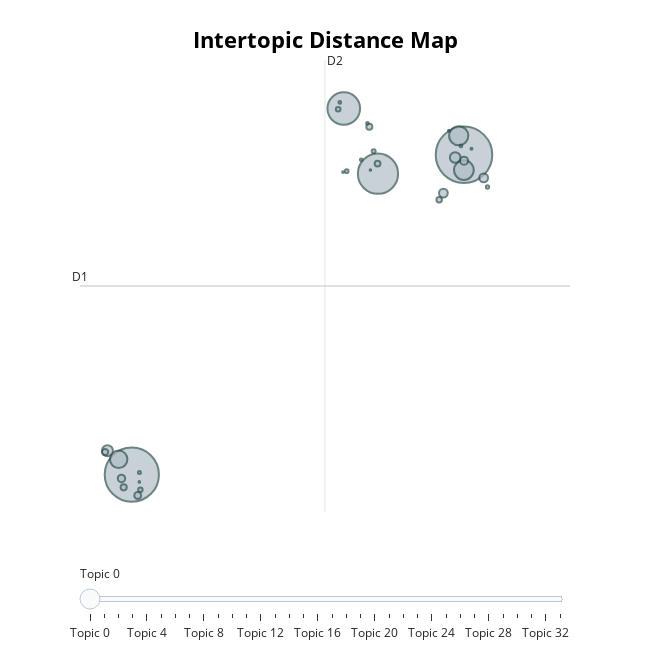

The cell this chart's notebook holds for it:
### Code cell
topic_model.visualize_topics()

### Figure 1 — Plotly figure (JSON) as saved in the notebook; plotly's stock layout.template omitted (floating-point values rounded to 4 significant figures)
{"data": [{"customdata": [[0, "adversarial | cnn | convolutional | 3d | segmentation", 15711], [1, "dialogue | corpus | semantic | language | languages", 14420], [2, "classification | bayesian | clustering | sparse | prediction", 7951], [3, "optimization | reinforcement | algorithms | planning | bandit", 5218], [4, "face | facial | recognition | faces | handwritten", 1915], [5, "neuromorphic | neurons | neural | neuron | forgetting", 1804], [6, "sentiment | emotion | tweets | twitter | emotions", 1490], [7, "bias | fairness | biases | gender | bias biases", 589], [8, "blur | deblurring | illumination | reflectance | lighting", 562], [9, "sketch | sketches | creativity | artistic | drawing", 382], [10, "segmentation | tomography | imaging | convolutional | cnn", 378], [11, "hashing | hash | gpu | gpus | retrieval", 325], [12, "speech | phonetic | music | audio | lip", 273], [13, "clinical | medical | covid | healthcare | pandemic", 233], [14, "ethical | ai | moral | trust | trustworthy", 194], [15, "conceptual | concepts | concept | cognitive | concepts concept", 185], [16, "privacy | private | federated | personalized | datasets", 174], [17, "fuzzy | sets | criteria | interval | uncertainty", 163], [18, "cardiac | ecg | coronary | segmentation | mri", 149], [19, "auction | advertising | voting | advertisers | advertisements", 106], [20, "hallucination | language | text | decoding | summarization", 97], [21, "sar | hawkes | aperture | speckle | events", 76], [22, "imputation | missingness | data | datasets | incomplete", 64], [23, "food | obesity | procedural | compositional | dataset", 55], [24, "process | processes | processes process | logs | climate", 45], [25, "innate | ais | intrusion | algorithm | artificial", 37], [26, "detection | algorithm | shape | downsampling | curvature", 36], [27, "copula | multivariate | dependence | kendall | correlation", 36], [28, "attacks | security | malicious | vulnerabilities | safety", 34], [29, "numbers | number | digit | numerical | digits", 18], [30, "svm classifier | imagery | svm | descriptor | contamination", 18], [31, "author | overlap | incomplete | copyright | content", 14], [32, "table | tables | tabular | tables table | spreadsheets", 14], [33, "phenotype | segmentation | overlapping | predict | overlap", 13]], "hovertemplate": "<b>Topic %{customdata[0]}</b><br>%{customdata[1]}<br>Size: %{customdata[2]}", "legendgroup": "", "marker": {"color": "#B0BEC5", "line": {"color": "DarkSlateGrey", "width": 2}, "size": [15711, 14420, 7951, 5218, 1915, 1804, 1490, 589, 562, 382, 378, 325, 273, 233, 194, 185, 174, 163, 149, 106, 97, 76, 64, 55, 45, 37, 36, 36, 34, 18, 18, 14, 14, 13], "sizemode": "area", "sizeref": 9.819, "symbol": "circle"}, "mode": "markers", "name": "", "orientation": "v", "showlegend": false, "type": "scatter", "x": [18.72, 6.909, 15.66, 14.45, 18.72, 18.54, 6.443, 6.043, 18.41, 19.42, 17.99, 18.73, 6.541, 7.119, 5.96, 6.62, 15.36, 15.65, 17.84, 14.25, 7.215, 15.51, 14.55, 19.56, 7.181, 14.31, 18.62, 15.07, 15.29, 18.19, 18.99, 14.42, 7.177, 15.39], "xaxis": "x", "y": [7.605, -2.942, 6.981, 9.133, 7.101, 8.233, -2.437, -2.152, 7.517, 6.847, 6.343, 7.411, -3.067, -3.63, -2.199, -3.36, 8.528, 7.316, 6.124, 9.109, -3.441, 7.722, 7.066, 6.543, -2.871, 9.332, 7.899, 7.441, 8.644, 8.398, 7.803, 7.036, -3.183, 7.101], "yaxis": "y"}], "layout": {"annotations": [{"showarrow": false, "text": "D1", "x": 5.066, "y": 3.279, "yshift": 10}, {"showarrow": false, "text": "D2", "x": 13.78, "xshift": 10, "y": 10.73}], "height": 650, "hoverlabel": {"bgcolor": "white", "font": {"family": "Rockwell", "size": 16}}, "legend": {"itemsizing": "constant", "tracegroupgap": 0}, "margin": {"t": 60}, "shapes": [{"line": {"color": "#CFD8DC", "width": 2}, "type": "line", "x0": 13.78, "x1": 13.78, "y0": -4.174, "y1": 10.73}, {"line": {"color": "#9E9E9E", "width": 2}, "type": "line", "x0": 5.066, "x1": 22.49, "y0": 3.279, "y1": 3.279}], "sliders": [{"active": 0, "pad": {"t": 50}, "steps": [{"args": [{"marker.color": [["red", "#B0BEC5", "#B0BEC5", "#B0BEC5", "#B0BEC5", "#B0BEC5", "#B0BEC5", "#B0BEC5", "#B0BEC5", "#B0BEC5", "#B0BEC5", "#B0BEC5", "#B0BEC5", "#B0BEC5", "#B0BEC5", "#B0BEC5", "#B0BEC5", "#B0BEC5", "#B0BEC5", "#B0BEC5", "#B0BEC5", "#B0BEC5", "#B0BEC5", "#B0BEC5", "#B0BEC5", "#B0BEC5", "#B0BEC5", "#B0BEC5", "#B0BEC5", "#B0BEC5", "#B0BEC5", "#B0BEC5", "#B0BEC5", "#B0BEC5"]]}], "label": "Topic 0", "method": "update"}, {"args": [{"marker.color": [["#B0BEC5", "red", "#B0BEC5", "#B0BEC5", "#B0BEC5", "#B0BEC5", "#B0BEC5", "#B0BEC5", "#B0BEC5", "#B0BEC5", "#B0BEC5", "#B0BEC5", "#B0BEC5", "#B0BEC5", "#B0BEC5", "#B0BEC5", "#B0BEC5", "#B0BEC5", "#B0BEC5", "#B0BEC5", "#B0BEC5", "#B0BEC5", "#B0BEC5", "#B0BEC5", "#B0BEC5", "#B0BEC5", "#B0BEC5", "#B0BEC5", "#B0BEC5", "#B0BEC5", "#B0BEC5", "#B0BEC5", "#B0BEC5", "#B0BEC5"]]}], "label": "Topic 1", "method": "update"}, {"args": [{"marker.color": [["#B0BEC5", "#B0BEC5", "red", "#B0BEC5", "#B0BEC5", "#B0BEC5", "#B0BEC5", "#B0BEC5", "#B0BEC5", "#B0BEC5", "#B0BEC5", "#B0BEC5", "#B0BEC5", "#B0BEC5", "#B0BEC5", "#B0BEC5", "#B0BEC5", "#B0BEC5", "#B0BEC5", "#B0BEC5", "#B0BEC5", "#B0BEC5", "#B0BEC5", "#B0BEC5", "#B0BEC5", "#B0BEC5", "#B0BEC5", "#B0BEC5", "#B0BEC5", "#B0BEC5", "#B0BEC5", "#B0BEC5", "#B0BEC5", "#B0BEC5"]]}], "label": "Topic 2", "method": "update"}, {"args": [{"marker.color": [["#B0BEC5", "#B0BEC5", "#B0BEC5", "red", "#B0BEC5", "#B0BEC5", "#B0BEC5", "#B0BEC5", "#B0BEC5", "#B0BEC5", "#B0BEC5", "#B0BEC5", "#B0BEC5", "#B0BEC5", "#B0BEC5", "#B0BEC5", "#B0BEC5", "#B0BEC5", "#B0BEC5", "#B0BEC5", "#B0BEC5", "#B0BEC5", "#B0BEC5", "#B0BEC5", "#B0BEC5", "#B0BEC5", "#B0BEC5", "#B0BEC5", "#B0BEC5", "#B0BEC5", "#B0BEC5", "#B0BEC5", "#B0BEC5", "#B0BEC5"]]}], "label": "Topic 3", "method": "update"}, {"args": [{"marker.color": [["#B0BEC5", "#B0BEC5", "#B0BEC5", "#B0BEC5", "red", "#B0BEC5", "#B0BEC5", "#B0BEC5", "#B0BEC5", "#B0BEC5", "#B0BEC5", "#B0BEC5", "#B0BEC5", "#B0BEC5", "#B0BEC5", "#B0BEC5", "#B0BEC5", "#B0BEC5", "#B0BEC5", "#B0BEC5", "#B0BEC5", "#B0BEC5", "#B0BEC5", "#B0BEC5", "#B0BEC5", "#B0BEC5", "#B0BEC5", "#B0BEC5", "#B0BEC5", "#B0BEC5", "#B0BEC5", "#B0BEC5", "#B0BEC5", "#B0BEC5"]]}], "label": "Topic 4", "method": "update"}, {"args": [{"marker.color": [["#B0BEC5", "#B0BEC5", "#B0BEC5", "#B0BEC5", "#B0BEC5", "red", "#B0BEC5", "#B0BEC5", "#B0BEC5", "#B0BEC5", "#B0BEC5", "#B0BEC5", "#B0BEC5", "#B0BEC5", "#B0BEC5", "#B0BEC5", "#B0BEC5", "#B0BEC5", "#B0BEC5", "#B0BEC5", "#B0BEC5", "#B0BEC5", "#B0BEC5", "#B0BEC5", "#B0BEC5", "#B0BEC5", "#B0BEC5", "#B0BEC5", "#B0BEC5", "#B0BEC5", "#B0BEC5", "#B0BEC5", "#B0BEC5", "#B0BEC5"]]}], "label": "Topic 5", "method": "update"}, {"args": [{"marker.color": [["#B0BEC5", "#B0BEC5", "#B0BEC5", "#B0BEC5", "#B0BEC5", "#B0BEC5", "red", "#B0BEC5", "#B0BEC5", "#B0BEC5", "#B0BEC5", "#B0BEC5", "#B0BEC5", "#B0BEC5", "#B0BEC5", "#B0BEC5", "#B0BEC5", "#B0BEC5", "#B0BEC5", "#B0BEC5", "#B0BEC5", "#B0BEC5", "#B0BEC5", "#B0BEC5", "#B0BEC5", "#B0BEC5", "#B0BEC5", "#B0BEC5", "#B0BEC5", "#B0BEC5", "#B0BEC5", "#B0BEC5", "#B0BEC5", "#B0BEC5"]]}], "label": "Topic 6", "method": "update"}, {"args": [{"marker.color": [["#B0BEC5", "#B0BEC5", "#B0BEC5", "#B0BEC5", "#B0BEC5", "#B0BEC5", "#B0BEC5", "red", "#B0BEC5", "#B0BEC5", "#B0BEC5", "#B0BEC5", "#B0BEC5", "#B0BEC5", "#B0BEC5", "#B0BEC5", "#B0BEC5", "#B0BEC5", "#B0BEC5", "#B0BEC5", "#B0BEC5", "#B0BEC5", "#B0BEC5", "#B0BEC5", "#B0BEC5", "#B0BEC5", "#B0BEC5", "#B0BEC5", "#B0BEC5", "#B0BEC5", "#B0BEC5", "#B0BEC5", "#B0BEC5", "#B0BEC5"]]}], "label": "Topic 7", "method": "update"}, {"args": [{"marker.color": [["#B0BEC5", "#B0BEC5", "#B0BEC5", "#B0BEC5", "#B0BEC5", "#B0BEC5", "#B0BEC5", "#B0BEC5", "red", "#B0BEC5", "#B0BEC5", "#B0BEC5", "#B0BEC5", "#B0BEC5", "#B0BEC5", "#B0BEC5", "#B0BEC5", "#B0BEC5", "#B0BEC5", "#B0BEC5", "#B0BEC5", "#B0BEC5", "#B0BEC5", "#B0BEC5", "#B0BEC5", "#B0BEC5", "#B0BEC5", "#B0BEC5", "#B0BEC5", "#B0BEC5", "#B0BEC5", "#B0BEC5", "#B0BEC5", "#B0BEC5"]]}], "label": "Topic 8", "method": "update"}, {"args": [{"marker.color": [["#B0BEC5", "#B0BEC5", "#B0BEC5", "#B0BEC5", "#B0BEC5", "#B0BEC5", "#B0BEC5", "#B0BEC5", "#B0BEC5", "red", "#B0BEC5", "#B0BEC5", "#B0BEC5", "#B0BEC5", "#B0BEC5", "#B0BEC5", "#B0BEC5", "#B0BEC5", "#B0BEC5", "#B0BEC5", "#B0BEC5", "#B0BEC5", "#B0BEC5", "#B0BEC5", "#B0BEC5", "#B0BEC5", "#B0BEC5", "#B0BEC5", "#B0BEC5", "#B0BEC5", "#B0BEC5", "#B0BEC5", "#B0BEC5", "#B0BEC5"]]}], "label": "Topic 9", "method": "update"}, {"args": [{"marker.color": [["#B0BEC5", "#B0BEC5", "#B0BEC5", "#B0BEC5", "#B0BEC5", "#B0BEC5", "#B0BEC5", "#B0BEC5", "#B0BEC5", "#B0BEC5", "red", "#B0BEC5", "#B0BEC5", "#B0BEC5", "#B0BEC5", "#B0BEC5", "#B0BEC5", "#B0BEC5", "#B0BEC5", "#B0BEC5", "#B0BEC5", "#B0BEC5", "#B0BEC5", "#B0BEC5", "#B0BEC5", "#B0BEC5", "#B0BEC5", "#B0BEC5", "#B0BEC5", "#B0BEC5", "#B0BEC5", "#B0BEC5", "#B0BEC5", "#B0BEC5"]]}], "label": "Topic 10", "method": "update"}, {"args": [{"marker.color": [["#B0BEC5", "#B0BEC5", "#B0BEC5", "#B0BEC5", "#B0BEC5", "#B0BEC5", "#B0BEC5", "#B0BEC5", "#B0BEC5", "#B0BEC5", "#B0BEC5", "red", "#B0BEC5", "#B0BEC5", "#B0BEC5", "#B0BEC5", "#B0BEC5", "#B0BEC5", "#B0BEC5", "#B0BEC5", "#B0BEC5", "#B0BEC5", "#B0BEC5", "#B0BEC5", "#B0BEC5", "#B0BEC5", "#B0BEC5", "#B0BEC5", "#B0BEC5", "#B0BEC5", "#B0BEC5", "#B0BEC5", "#B0BEC5", "#B0BEC5"]]}], "label": "Topic 11", "method": "update"}, {"args": [{"marker.color": [["#B0BEC5", "#B0BEC5", "#B0BEC5", "#B0BEC5", "#B0BEC5", "#B0BEC5", "#B0BEC5", "#B0BEC5", "#B0BEC5", "#B0BEC5", "#B0BEC5", "#B0BEC5", "red", "#B0BEC5", "#B0BEC5", "#B0BEC5", "#B0BEC5", "#B0BEC5", "#B0BEC5", "#B0BEC5", "#B0BEC5", "#B0BEC5", "#B0BEC5", "#B0BEC5", "#B0BEC5", "#B0BEC5", "#B0BEC5", "#B0BEC5", "#B0BEC5", "#B0BEC5", "#B0BEC5", "#B0BEC5", "#B0BEC5", "#B0BEC5"]]}], "label": "Topic 12", "method": "update"}, {"args": [{"marker.color": [["#B0BEC5", "#B0BEC5", "#B0BEC5", "#B0BEC5", "#B0BEC5", "#B0BEC5", "#B0BEC5", "#B0BEC5", "#B0BEC5", "#B0BEC5", "#B0BEC5", "#B0BEC5", "#B0BEC5", "red", "#B0BEC5", "#B0BEC5", "#B0BEC5", "#B0BEC5", "#B0BEC5", "#B0BEC5", "#B0BEC5", "#B0BEC5", "#B0BEC5", "#B0BEC5", "#B0BEC5", "#B0BEC5", "#B0BEC5", "#B0BEC5", "#B0BEC5", "#B0BEC5", "#B0BEC5", "#B0BEC5", "#B0BEC5", "#B0BEC5"]]}], "label": "Topic 13", "method": "update"}, {"args": [{"marker.color": [["#B0BEC5", "#B0BEC5", "#B0BEC5", "#B0BEC5", "#B0BEC5", "#B0BEC5", "#B0BEC5", "#B0BEC5", "#B0BEC5", "#B0BEC5", "#B0BEC5", "#B0BEC5", "#B0BEC5", "#B0BEC5", "red", "#B0BEC5", "#B0BEC5", "#B0BEC5", "#B0BEC5", "#B0BEC5", "#B0BEC5", "#B0BEC5", "#B0BEC5", "#B0BEC5", "#B0BEC5", "#B0BEC5", "#B0BEC5", "#B0BEC5", "#B0BEC5", "#B0BEC5", "#B0BEC5", "#B0BEC5", "#B0BEC5", "#B0BEC5"]]}], "label": "Topic 14", "method": "update"}, {"args": [{"marker.color": [["#B0BEC5", "#B0BEC5", "#B0BEC5", "#B0BEC5", "#B0BEC5", "#B0BEC5", "#B0BEC5", "#B0BEC5", "#B0BEC5", "#B0BEC5", "#B0BEC5", "#B0BEC5", "#B0BEC5", "#B0BEC5", "#B0BEC5", "red", "#B0BEC5", "#B0BEC5", "#B0BEC5", "#B0BEC5", "#B0BEC5", "#B0BEC5", "#B0BEC5", "#B0BEC5", "#B0BEC5", "#B0BEC5", "#B0BEC5", "#B0BEC5", "#B0BEC5", "#B0BEC5", "#B0BEC5", "#B0BEC5", "#B0BEC5", "#B0BEC5"]]}], "label": "Topic 15", "method": "update"}, {"args": [{"marker.color": [["#B0BEC5", "#B0BEC5", "#B0BEC5", "#B0BEC5", "#B0BEC5", "#B0BEC5", "#B0BEC5", "#B0BEC5", "#B0BEC5", "#B0BEC5", "#B0BEC5", "#B0BEC5", "#B0BEC5", "#B0BEC5", "#B0BEC5", "#B0BEC5", "red", "#B0BEC5", "#B0BEC5", "#B0BEC5", "#B0BEC5", "#B0BEC5", "#B0BEC5", "#B0BEC5", "#B0BEC5", "#B0BEC5", "#B0BEC5", "#B0BEC5", "#B0BEC5", "#B0BEC5", "#B0BEC5", "#B0BEC5", "#B0BEC5", "#B0BEC5"]]}], "label": "Topic 16", "method": "update"}, {"args": [{"marker.color": [["#B0BEC5", "#B0BEC5", "#B0BEC5", "#B0BEC5", "#B0BEC5", "#B0BEC5", "#B0BEC5", "#B0BEC5", "#B0BEC5", "#B0BEC5", "#B0BEC5", "#B0BEC5", "#B0BEC5", "#B0BEC5", "#B0BEC5", "#B0BEC5", "#B0BEC5", "red", "#B0BEC5", "#B0BEC5", "#B0BEC5", "#B0BEC5", "#B0BEC5", "#B0BEC5", "#B0BEC5", "#B0BEC5", "#B0BEC5", "#B0BEC5", "#B0BEC5", "#B0BEC5", "#B0BEC5", "#B0BEC5", "#B0BEC5", "#B0BEC5"]]}], "label": "Topic 17", "method": "update"}, {"args": [{"marker.color": [["#B0BEC5", "#B0BEC5", "#B0BEC5", "#B0BEC5", "#B0BEC5", "#B0BEC5", "#B0BEC5", "#B0BEC5", "#B0BEC5", "#B0BEC5", "#B0BEC5", "#B0BEC5", "#B0BEC5", "#B0BEC5", "#B0BEC5", "#B0BEC5", "#B0BEC5", "#B0BEC5", "red", "#B0BEC5", "#B0BEC5", "#B0BEC5", "#B0BEC5", "#B0BEC5", "#B0BEC5", "#B0BEC5", "#B0BEC5", "#B0BEC5", "#B0BEC5", "#B0BEC5", "#B0BEC5", "#B0BEC5", "#B0BEC5", "#B0BEC5"]]}], "label": "Topic 18", "method": "update"}, {"args": [{"marker.color": [["#B0BEC5", "#B0BEC5", "#B0BEC5", "#B0BEC5", "#B0BEC5", "#B0BEC5", "#B0BEC5", "#B0BEC5", "#B0BEC5", "#B0BEC5", "#B0BEC5", "#B0BEC5", "#B0BEC5", "#B0BEC5", "#B0BEC5", "#B0BEC5", "#B0BEC5", "#B0BEC5", "#B0BEC5", "red", "#B0BEC5", "#B0BEC5", "#B0BEC5", "#B0BEC5", "#B0BEC5", "#B0BEC5", "#B0BEC5", "#B0BEC5", "#B0BEC5", "#B0BEC5", "#B0BEC5", "#B0BEC5", "#B0BEC5", "#B0BEC5"]]}], "label": "Topic 19", "method": "update"}, {"args": [{"marker.color": [["#B0BEC5", "#B0BEC5", "#B0BEC5", "#B0BEC5", "#B0BEC5", "#B0BEC5", "#B0BEC5", "#B0BEC5", "#B0BEC5", "#B0BEC5", "#B0BEC5", "#B0BEC5", "#B0BEC5", "#B0BEC5", "#B0BEC5", "#B0BEC5", "#B0BEC5", "#B0BEC5", "#B0BEC5", "#B0BEC5", "red", "#B0BEC5", "#B0BEC5", "#B0BEC5", "#B0BEC5", "#B0BEC5", "#B0BEC5", "#B0BEC5", "#B0BEC5", "#B0BEC5", "#B0BEC5", "#B0BEC5", "#B0BEC5", "#B0BEC5"]]}], "label": "Topic 20", "method": "update"}, {"args": [{"marker.color": [["#B0BEC5", "#B0BEC5", "#B0BEC5", "#B0BEC5", "#B0BEC5", "#B0BEC5", "#B0BEC5", "#B0BEC5", "#B0BEC5", "#B0BEC5", "#B0BEC5", "#B0BEC5", "#B0BEC5", "#B0BEC5", "#B0BEC5", "#B0BEC5", "#B0BEC5", "#B0BEC5", "#B0BEC5", "#B0BEC5", "#B0BEC5", "red", "#B0BEC5", "#B0BEC5", "#B0BEC5", "#B0BEC5", "#B0BEC5", "#B0BEC5", "#B0BEC5", "#B0BEC5", "#B0BEC5", "#B0BEC5", "#B0BEC5", "#B0BEC5"]]}], "label": "Topic 21", "method": "update"}, {"args": [{"marker.color": [["#B0BEC5", "#B0BEC5", "#B0BEC5", "#B0BEC5", "#B0BEC5", "#B0BEC5", "#B0BEC5", "#B0BEC5", "#B0BEC5", "#B0BEC5", "#B0BEC5", "#B0BEC5", "#B0BEC5", "#B0BEC5", "#B0BEC5", "#B0BEC5", "#B0BEC5", "#B0BEC5", "#B0BEC5", "#B0BEC5", "#B0BEC5", "#B0BEC5", "red", "#B0BEC5", "#B0BEC5", "#B0BEC5", "#B0BEC5", "#B0BEC5", "#B0BEC5", "#B0BEC5", "#B0BEC5", "#B0BEC5", "#B0BEC5", "#B0BEC5"]]}], "label": "Topic 22", "method": "update"}, {"args": [{"marker.color": [["#B0BEC5", "#B0BEC5", "#B0BEC5", "#B0BEC5", "#B0BEC5", "#B0BEC5", "#B0BEC5", "#B0BEC5", "#B0BEC5", "#B0BEC5", "#B0BEC5", "#B0BEC5", "#B0BEC5", "#B0BEC5", "#B0BEC5", "#B0BEC5", "#B0BEC5", "#B0BEC5", "#B0BEC5", "#B0BEC5", "#B0BEC5", "#B0BEC5", "#B0BEC5", "red", "#B0BEC5", "#B0BEC5", "#B0BEC5", "#B0BEC5", "#B0BEC5", "#B0BEC5", "#B0BEC5", "#B0BEC5", "#B0BEC5", "#B0BEC5"]]}], "label": "Topic 23", "method": "update"}, {"args": [{"marker.color": [["#B0BEC5", "#B0BEC5", "#B0BEC5", "#B0BEC5", "#B0BEC5", "#B0BEC5", "#B0BEC5", "#B0BEC5", "#B0BEC5", "#B0BEC5", "#B0BEC5", "#B0BEC5", "#B0BEC5", "#B0BEC5", "#B0BEC5", "#B0BEC5", "#B0BEC5", "#B0BEC5", "#B0BEC5", "#B0BEC5", "#B0BEC5", "#B0BEC5", "#B0BEC5", "#B0BEC5", "red", "#B0BEC5", "#B0BEC5", "#B0BEC5", "#B0BEC5", "#B0BEC5", "#B0BEC5", "#B0BEC5", "#B0BEC5", "#B0BEC5"]]}], "label": "Topic 24", "method": "update"}, {"args": [{"marker.color": [["#B0BEC5", "#B0BEC5", "#B0BEC5", "#B0BEC5", "#B0BEC5", "#B0BEC5", "#B0BEC5", "#B0BEC5", "#B0BEC5", "#B0BEC5", "#B0BEC5", "#B0BEC5", "#B0BEC5", "#B0BEC5", "#B0BEC5", "#B0BEC5", "#B0BEC5", "#B0BEC5", "#B0BEC5", "#B0BEC5", "#B0BEC5", "#B0BEC5", "#B0BEC5", "#B0BEC5", "#B0BEC5", "red", "#B0BEC5", "#B0BEC5", "#B0BEC5", "#B0BEC5", "#B0BEC5", "#B0BEC5", "#B0BEC5", "#B0BEC5"]]}], "label": "Topic 25", "method": "update"}, {"args": [{"marker.color": [["#B0BEC5", "#B0BEC5", "#B0BEC5", "#B0BEC5", "#B0BEC5", "#B0BEC5", "#B0BEC5", "#B0BEC5", "#B0BEC5", "#B0BEC5", "#B0BEC5", "#B0BEC5", "#B0BEC5", "#B0BEC5", "#B0BEC5", "#B0BEC5", "#B0BEC5", "#B0BEC5", "#B0BEC5", "#B0BEC5", "#B0BEC5", "#B0BEC5", "#B0BEC5", "#B0BEC5", "#B0BEC5", "#B0BEC5", "red", "#B0BEC5", "#B0BEC5", "#B0BEC5", "#B0BEC5", "#B0BEC5", "#B0BEC5", "#B0BEC5"]]}], "label": "Topic 26", "method": "update"}, {"args": [{"marker.color": [["#B0BEC5", "#B0BEC5", "#B0BEC5", "#B0BEC5", "#B0BEC5", "#B0BEC5", "#B0BEC5", "#B0BEC5", "#B0BEC5", "#B0BEC5", "#B0BEC5", "#B0BEC5", "#B0BEC5", "#B0BEC5", "#B0BEC5", "#B0BEC5", "#B0BEC5", "#B0BEC5", "#B0BEC5", "#B0BEC5", "#B0BEC5", "#B0BEC5", "#B0BEC5", "#B0BEC5", "#B0BEC5", "#B0BEC5", "#B0BEC5", "red", "#B0BEC5", "#B0BEC5", "#B0BEC5", "#B0BEC5", "#B0BEC5", "#B0BEC5"]]}], "label": "Topic 27", "method": "update"}, {"args": [{"marker.color": [["#B0BEC5", "#B0BEC5", "#B0BEC5", "#B0BEC5", "#B0BEC5", "#B0BEC5", "#B0BEC5", "#B0BEC5", "#B0BEC5", "#B0BEC5", "#B0BEC5", "#B0BEC5", "#B0BEC5", "#B0BEC5", "#B0BEC5", "#B0BEC5", "#B0BEC5", "#B0BEC5", "#B0BEC5", "#B0BEC5", "#B0BEC5", "#B0BEC5", "#B0BEC5", "#B0BEC5", "#B0BEC5", "#B0BEC5", "#B0BEC5", "#B0BEC5", "red", "#B0BEC5", "#B0BEC5", "#B0BEC5", "#B0BEC5", "#B0BEC5"]]}], "label": "Topic 28", "method": "update"}, {"args": [{"marker.color": [["#B0BEC5", "#B0BEC5", "#B0BEC5", "#B0BEC5", "#B0BEC5", "#B0BEC5", "#B0BEC5", "#B0BEC5", "#B0BEC5", "#B0BEC5", "#B0BEC5", "#B0BEC5", "#B0BEC5", "#B0BEC5", "#B0BEC5", "#B0BEC5", "#B0BEC5", "#B0BEC5", "#B0BEC5", "#B0BEC5", "#B0BEC5", "#B0BEC5", "#B0BEC5", "#B0BEC5", "#B0BEC5", "#B0BEC5", "#B0BEC5", "#B0BEC5", "#B0BEC5", "red", "#B0BEC5", "#B0BEC5", "#B0BEC5", "#B0BEC5"]]}], "label": "Topic 29", "method": "update"}, {"args": [{"marker.color": [["#B0BEC5", "#B0BEC5", "#B0BEC5", "#B0BEC5", "#B0BEC5", "#B0BEC5", "#B0BEC5", "#B0BEC5", "#B0BEC5", "#B0BEC5", "#B0BEC5", "#B0BEC5", "#B0BEC5", "#B0BEC5", "#B0BEC5", "#B0BEC5", "#B0BEC5", "#B0BEC5", "#B0BEC5", "#B0BEC5", "#B0BEC5", "#B0BEC5", "#B0BEC5", "#B0BEC5", "#B0BEC5", "#B0BEC5", "#B0BEC5", "#B0BEC5", "#B0BEC5", "#B0BEC5", "red", "#B0BEC5", "#B0BEC5", "#B0BEC5"]]}], "label": "Topic 30", "method": "update"}, {"args": [{"marker.color": [["#B0BEC5", "#B0BEC5", "#B0BEC5", "#B0BEC5", "#B0BEC5", "#B0BEC5", "#B0BEC5", "#B0BEC5", "#B0BEC5", "#B0BEC5", "#B0BEC5", "#B0BEC5", "#B0BEC5", "#B0BEC5", "#B0BEC5", "#B0BEC5", "#B0BEC5", "#B0BEC5", "#B0BEC5", "#B0BEC5", "#B0BEC5", "#B0BEC5", "#B0BEC5", "#B0BEC5", "#B0BEC5", "#B0BEC5", "#B0BEC5", "#B0BEC5", "#B0BEC5", "#B0BEC5", "#B0BEC5", "red", "#B0BEC5", "#B0BEC5"]]}], "label": "Topic 31", "method": "update"}, {"args": [{"marker.color": [["#B0BEC5", "#B0BEC5", "#B0BEC5", "#B0BEC5", "#B0BEC5", "#B0BEC5", "#B0BEC5", "#B0BEC5", "#B0BEC5", "#B0BEC5", "#B0BEC5", "#B0BEC5", "#B0BEC5", "#B0BEC5", "#B0BEC5", "#B0BEC5", "#B0BEC5", "#B0BEC5", "#B0BEC5", "#B0BEC5", "#B0BEC5", "#B0BEC5", "#B0BEC5", "#B0BEC5", "#B0BEC5", "#B0BEC5", "#B0BEC5", "#B0BEC5", "#B0BEC5", "#B0BEC5", "#B0BEC5", "#B0BEC5", "red", "#B0BEC5"]]}], "label": "Topic 32", "method": "update"}, {"args": [{"marker.color": [["#B0BEC5", "#B0BEC5", "#B0BEC5", "#B0BEC5", "#B0BEC5", "#B0BEC5", "#B0BEC5", "#B0BEC5", "#B0BEC5", "#B0BEC5", "#B0BEC5", "#B0BEC5", "#B0BEC5", "#B0BEC5", "#B0BEC5", "#B0BEC5", "#B0BEC5", "#B0BEC5", "#B0BEC5", "#B0BEC5", "#B0BEC5", "#B0BEC5", "#B0BEC5", "#B0BEC5", "#B0BEC5", "#B0BEC5", "#B0BEC5", "#B0BEC5", "#B0BEC5", "#B0BEC5", "#B0BEC5", "#B0BEC5", "#B0BEC5", "red"]]}], "label": "Topic 33", "method": "update"}]}], "title": {"font": {"color": "Black", "size": 22}, "text": "<b>Intertopic Distance Map</b>", "x": 0.5, "xanchor": "center", "y": 0.95, "yanchor": "top"}, "width": 650, "xaxis": {"anchor": "y", "domain": [0, 1], "range": [5.066, 22.49], "title": {"text": ""}, "visible": false}, "yaxis": {"anchor": "x", "domain": [0, 1], "range": [-4.174, 10.73], "title": {"text": ""}, "visible": false}}}
